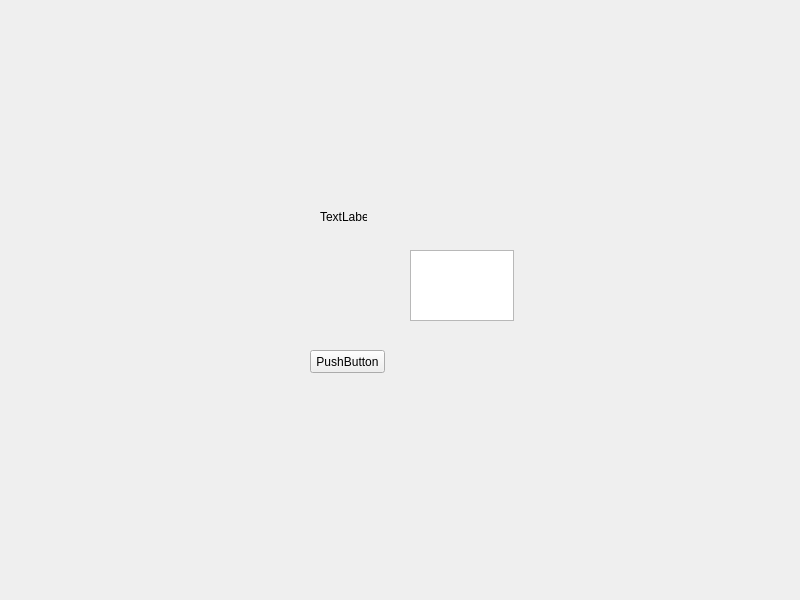
<?xml version="1.0" encoding="UTF-8"?>
<ui version="4.0">
 <class>MainWindow</class>
 <widget class="QMainWindow" name="MainWindow">
  <property name="geometry">
   <rect>
    <x>0</x>
    <y>0</y>
    <width>800</width>
    <height>600</height>
   </rect>
  </property>
  <property name="windowTitle">
   <string>MainWindow</string>
  </property>
  <widget class="QWidget" name="centralwidget">
   <widget class="QPushButton" name="pushButton">
    <property name="geometry">
     <rect>
      <x>310</x>
      <y>350</y>
      <width>75</width>
      <height>23</height>
     </rect>
    </property>
    <property name="text">
     <string>PushButton</string>
    </property>
   </widget>
   <widget class="QLabel" name="label">
    <property name="geometry">
     <rect>
      <x>320</x>
      <y>210</y>
      <width>47</width>
      <height>13</height>
     </rect>
    </property>
    <property name="text">
     <string>TextLabel</string>
    </property>
   </widget>
   <widget class="QTextEdit" name="textEdit">
    <property name="geometry">
     <rect>
      <x>410</x>
      <y>250</y>
      <width>104</width>
      <height>71</height>
     </rect>
    </property>
   </widget>
  </widget>
 </widget>
 <resources/>
 <connections/>
</ui>
